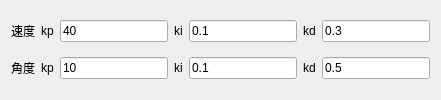
                   <widget class="QWidget" name="ConPid_2">
                    <attribute name="title">
                     <string>PID</string>
                    </attribute>
                    <layout class="QGridLayout" name="gridLayout_19">
                     <item row="0" column="5">
                      <widget class="QLabel" name="ql_SpeedKd_2">
                       <property name="text">
                        <string>kd</string>
                       </property>
                      </widget>
                     </item>
                     <item row="1" column="4">
                      <widget class="QLineEdit" name="ql_AngleKi_Data_2">
                       <property name="text">
                        <string>0.1</string>
                       </property>
                      </widget>
                     </item>
                     <item row="0" column="2">
                      <widget class="QLineEdit" name="ql_SpeedKp_Data_2">
                       <property name="text">
                        <string>40</string>
                       </property>
                      </widget>
                     </item>
                     <item row="0" column="0">
                      <widget class="QLabel" name="ql_speed_2">
                       <property name="text">
                        <string>速度</string>
                       </property>
                      </widget>
                     </item>
                     <item row="1" column="0">
                      <widget class="QLabel" name="ql_Angle_2">
                       <property name="text">
                        <string>角度</string>
                       </property>
                      </widget>
                     </item>
                     <item row="1" column="1">
                      <widget class="QLabel" name="ql_AngleKp_2">
                       <property name="text">
                        <string>kp</string>
                       </property>
                      </widget>
                     </item>
                     <item row="1" column="3">
                      <widget class="QLabel" name="ql_AngleKi_2">
                       <property name="text">
                        <string>ki</string>
                       </property>
                      </widget>
                     </item>
                     <item row="0" column="1">
                      <widget class="QLabel" name="ql_SpeedKp_2">
                       <property name="text">
                        <string>kp</string>
                       </property>
                      </widget>
                     </item>
                     <item row="0" column="4">
                      <widget class="QLineEdit" name="ql_SpeedKi_Data_2">
                       <property name="text">
                        <string>0.1</string>
                       </property>
                      </widget>
                     </item>
                     <item row="1" column="2">
                      <widget class="QLineEdit" name="ql_AngleKp_Data_2">
                       <property name="text">
                        <string>10</string>
                       </property>
                      </widget>
                     </item>
                     <item row="0" column="3">
                      <widget class="QLabel" name="ql_SpeedKi_2">
                       <property name="text">
                        <string>ki</string>
                       </property>
                      </widget>
                     </item>
                     <item row="1" column="5">
                      <widget class="QLabel" name="ql_AngleKd_2">
                       <property name="text">
                        <string>kd</string>
                       </property>
                      </widget>
                     </item>
                     <item row="0" column="6">
                      <widget class="QLineEdit" name="ql_SpeedKd_Data_2">
                       <property name="text">
                        <string>0.3</string>
                       </property>
                      </widget>
                     </item>
                     <item row="1" column="6">
                      <widget class="QLineEdit" name="ql_AngleKd_Data_2">
                       <property name="text">
                        <string>0.5</string>
                       </property>
                      </widget>
                     </item>
                    </layout>
                   </widget>
